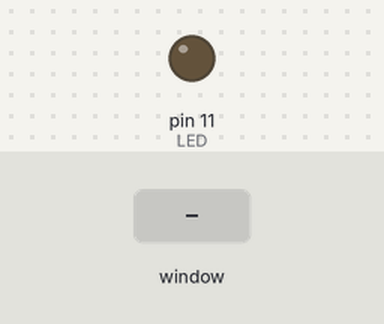
A program run on a simulated Raspberry Pi (header pin numbers). Parts: output pins drawn as LEDs (lit = HIGH). The inputs (shaded band) are chosen by the test bench. The desktop window is not drawn, its controls go by their first labels and the mouse button is held 0.15 s.

Above: at 1.2 s.
1.3 s: slider 1 in the window set to 50
At 2.5 s:
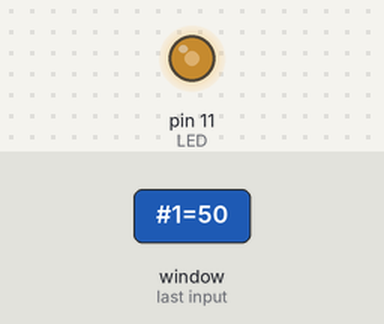
2.8 s: slider 1 in the window set to 100
At 3.8 s:
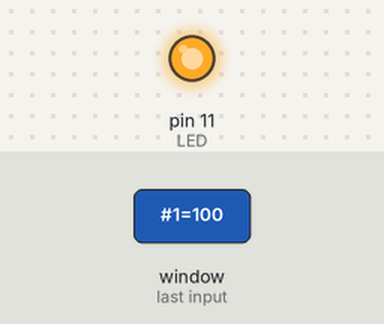
4.3 s: slider 1 in the window set to 25
At 4.9 s:
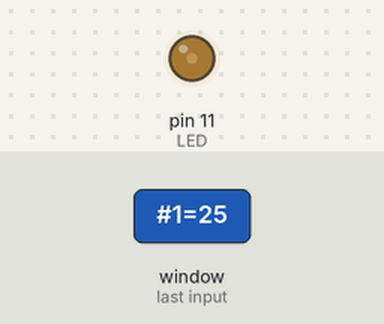
Timing chart, 0 to 7.3 s (numbered marks = the images above; inputs shaded):
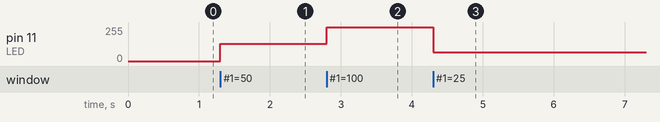

Measured:
- after the input at 1.3 s, pin 11 (LED): 0/255 → 128/255 at once
- after the input at 2.8 s, pin 11 (LED): 128/255 → 255/255 at once
- after the input at 4.3 s, pin 11 (LED): 255/255 → 64/255 at once

The program:

tk_LED_02.py
```python
# coding: utf-8

# GPIO 라이브러리 임포트
import RPi.GPIO as GPIO

# Tkinter 라이브러리 임포트
import tkinter as tk # Python3
#import Tkinter as tk # Python2

# 핀 번호 할당 방법은 커넥터 핀 번호로 설정
GPIO.setmode(GPIO.BOARD)

# 사용할 핀 번호 할당
LED = 11

# 11번 핀을 출력 핀으로 설정, 초기 출력은 로우 레벨
GPIO.setup(LED, GPIO.OUT, initial=GPIO.LOW)

# PWM 객체 인스턴스 생성
# 출력 핀: 11번, 주파수: 100Hz
p = GPIO.PWM(LED, 100)

# Tk 객체 인스턴스 root 작성
root = tk.Tk()

# 슬라이드 바 값으로 사용할 Variable 객체 인스턴스를 부동소수로 작성
led_val = tk.DoubleVar()
# 0 지정
led_val.set(0)

# PWM 신호 출력
p.start(0)

# 듀티 비를 변경하는 함수 정의
def change_duty(dc):
    # 듀티 비 변경
    p.ChangeDutyCycle(led_val.get())

# root에 표시할 슬라이드 바 정의
# 라벨 LED, 수평으로 표시, 숫자 범위는 0~100
s = tk.Scale(root, label = 'LED', orient = 'h',\
                    from_ = 0, to = 100, variable = led_val, command = change_duty)

# 슬라이드 바 배치
s.pack()

# root 표시
root.mainloop()

# PWM 정지
p.stop()

# GPIO 개방
GPIO.cleanup()
```
